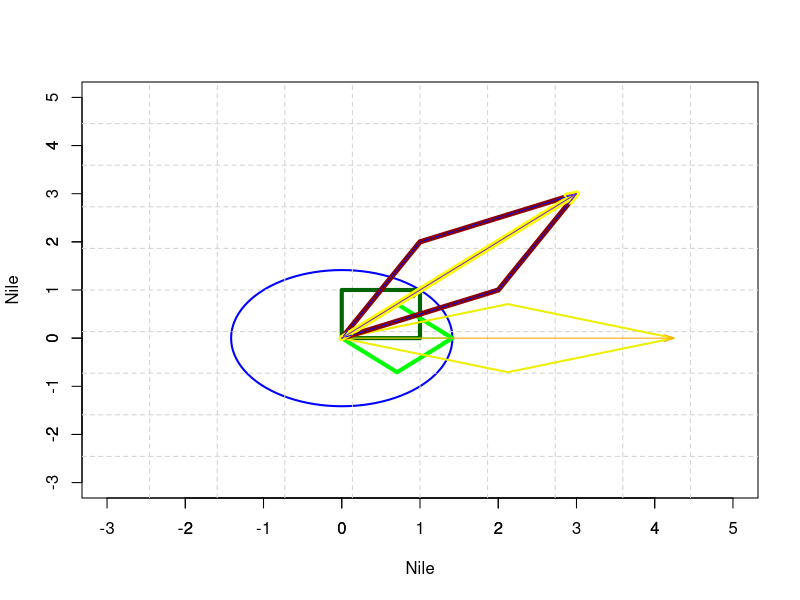

The R script that drew this image:
# 创建一个复合变换的矩阵
compose_matrix <- matrix(c(2, 1, 1, 2), nrow = 2, ncol = 2) 
# 取矩阵的特征值特征向量
decompose_matrix <- eigen(compose_matrix)
# 特征值(本征值)
sigular_values <- diag(unlist(decompose_matrix['values']))
# # 特征向量(本征向量)
sigular_vector <- array(unlist(decompose_matrix['vectors']), dim = c(2,2))
# 创建单位为1, 右下角位于(0,0)位置的矩阵
cell_points <- array(c(0, 0, 1, 0, 1, 1, 0, 1), dim=c(2, 4))       

# 绘制对角的向量
plot(x=Nile, y=Nile, lty=3, type = 'l', xlim = c(-3, 5), ylim = c(-3, 5),
     col='lightgray', lwd=1)
axis(1, at=seq(-3, 5, 1))
axis(2, at=seq(-3, 5, 1))
# abline(v=(seq(0,100,25)), col="lightgray", lty="dotted")
# abline(h=(seq(0,100,25)), col="lightgray", lty="dotted") 

library(plotrix)
draw.ellipse(0, 0, sqrt(2), sqrt(2), border='blue', lwd=2)  
grid(nx=10,ny=10,lwd=1,lty=2, col="lightgray") 

lines(x = cell_points[1, c(1:4, 1)], y = cell_points[2, c(1:4, 1)], col="darkgreen", lwd=4)
arrows(length=0.1, col='darkgreen', x0=cell_points[1, 1], y0=cell_points[2, 1], x1 = cell_points[1, 3], y1=cell_points[2, 3], angle= 20, code=2)  

tmp <- t(sigular_vector) %*% cell_points
lines(x = tmp[1, c(1:4, 1)], y = tmp[2, c(1:4, 1)], col='green', lwd=4)
arrows(length=0.1, col='green', x0=tmp[1, 1], y0=tmp[2, 1], x1 = tmp[1, 3], y1 = tmp[2, 3], angle= 20, code=2)  

tmp <- sigular_values %*% tmp
lines(x = tmp[1, c(1:4, 1)], y = tmp[2, c(1:4, 1)], col='yellow2', lwd=2) 
arrows(length=0.1, col='orange', x0=tmp[1, 1], y0=tmp[2, 1], x1 = tmp[1, 3], y1 = tmp[2, 3], angle= 20, code=2)  

tmp <- sigular_vector %*% tmp
lines(x = tmp[1, c(1:4, 1)], y = tmp[2, c(1:4, 1)], col='red4', lwd=5)
arrows(length=0.1, col='yellow1', x0=tmp[1, 1], y0=tmp[2, 1], x1 = tmp[1, 3], y1 = tmp[2, 3], angle= 20, code=2, lwd=6)  

tmp = compose_matrix %*% cell_points 
lines(x = tmp[1, c(1:4, 1)], y = tmp[2, c(1:4, 1)], lty=6, col='blue', lwd=1)
arrows(length=0.1, col='purple3', x0=tmp[1, 1], y0=tmp[2, 1], x1 = tmp[1, 3], y1 = tmp[2, 3], angle= 20, code=2)  

# 绘制用线性变化矩的特征向量来变换cell_points之后的形状
# tmp = sigular_vector %*% cell_points
# lines(x = tmp[1, c(1:4, 1)], y = tmp[2, c(1:4, 1)]) 
# 
# tmp = sigular_values %*% tmp 
# lines(x = tmp[1, c(1:4, 1)], y = tmp[2, c(1:4, 1)]) 
# 
# tmp = t(sigular_vector) %*% tmp 
# lines(x = tmp[1, c(1:4, 1)], y = tmp[2, c(1:4, 1)]) 



# require(grDevices) 
# x <- seq(-10, 10, length= 30)
# y <- x
# f <- function(x, y) { r <- sqrt(x^2+y^2); 10 * sin(r)/r }
# z <- outer(x, y, f)
# z[is.na(z)] <- 1
# op <- par(bg = "white")
# 
# persp(x, y, z, theta = 30, phi = 30, 
#       expand = 0.5, col = drapecol(z))
# persp(x, y, z, theta = 45, phi = 20,
#       expand = 0.5, col = drapecol(z),
#       r=180,
#       ltheta = 120,
#       shade = 0.75, 
#       ticktype = "detailed",
#       xlab = "X", ylab = "Y", zlab = "Sinc( r )" ,
#       #border=30
# ) 